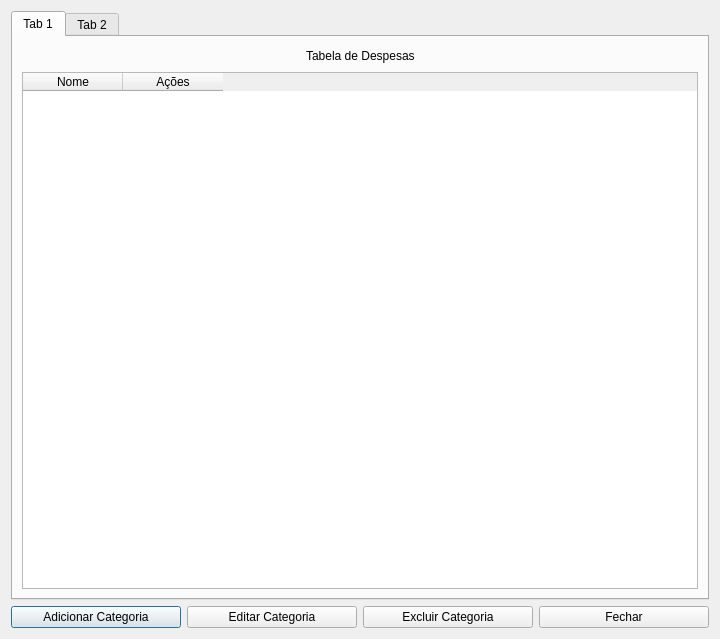
<?xml version="1.0" encoding="UTF-8"?>
<ui version="4.0">
 <class>formGerenciarCategorias</class>
 <widget class="QDialog" name="formGerenciarCategorias">
  <property name="geometry">
   <rect>
    <x>0</x>
    <y>0</y>
    <width>720</width>
    <height>639</height>
   </rect>
  </property>
  <property name="windowTitle">
   <string>formGerenciarCategorias</string>
  </property>
  <layout class="QHBoxLayout" name="horizontalLayout_5">
   <item>
    <layout class="QVBoxLayout" name="verticalLayout">
     <item>
      <widget class="QTabWidget" name="tabWidget">
       <property name="currentIndex">
        <number>0</number>
       </property>
       <widget class="QWidget" name="tab">
        <attribute name="title">
         <string>Tab 1</string>
        </attribute>
        <layout class="QVBoxLayout" name="verticalLayout_2">
         <item>
          <layout class="QHBoxLayout" name="horizontalLayout_2">
           <item>
            <spacer name="horizontalSpacer">
             <property name="orientation">
              <enum>Qt::Orientation::Horizontal</enum>
             </property>
             <property name="sizeHint" stdset="0">
              <size>
               <width>40</width>
               <height>20</height>
              </size>
             </property>
            </spacer>
           </item>
           <item>
            <widget class="QLabel" name="label">
             <property name="text">
              <string>Tabela de Despesas</string>
             </property>
            </widget>
           </item>
           <item>
            <spacer name="horizontalSpacer_2">
             <property name="orientation">
              <enum>Qt::Orientation::Horizontal</enum>
             </property>
             <property name="sizeHint" stdset="0">
              <size>
               <width>40</width>
               <height>20</height>
              </size>
             </property>
            </spacer>
           </item>
          </layout>
         </item>
         <item>
          <widget class="QTableWidget" name="tableWidget">
           <column>
            <property name="text">
             <string>Nome</string>
            </property>
           </column>
           <column>
            <property name="text">
             <string>Ações</string>
            </property>
           </column>
          </widget>
         </item>
        </layout>
       </widget>
       <widget class="QWidget" name="tab_2">
        <attribute name="title">
         <string>Tab 2</string>
        </attribute>
        <layout class="QVBoxLayout" name="verticalLayout_3">
         <item>
          <layout class="QHBoxLayout" name="horizontalLayout_3">
           <item>
            <spacer name="horizontalSpacer_3">
             <property name="orientation">
              <enum>Qt::Orientation::Horizontal</enum>
             </property>
             <property name="sizeHint" stdset="0">
              <size>
               <width>40</width>
               <height>20</height>
              </size>
             </property>
            </spacer>
           </item>
           <item>
            <widget class="QLabel" name="label_2">
             <property name="text">
              <string>Tabela de Receitas</string>
             </property>
            </widget>
           </item>
           <item>
            <spacer name="horizontalSpacer_4">
             <property name="orientation">
              <enum>Qt::Orientation::Horizontal</enum>
             </property>
             <property name="sizeHint" stdset="0">
              <size>
               <width>40</width>
               <height>20</height>
              </size>
             </property>
            </spacer>
           </item>
          </layout>
         </item>
         <item>
          <widget class="QTableWidget" name="tableWidget_2">
           <column>
            <property name="text">
             <string>Nome</string>
            </property>
           </column>
           <column>
            <property name="text">
             <string>Ações</string>
            </property>
           </column>
          </widget>
         </item>
        </layout>
       </widget>
      </widget>
     </item>
     <item>
      <layout class="QHBoxLayout" name="horizontalLayout_4">
       <item>
        <widget class="QPushButton" name="buttonAddCategoria">
         <property name="text">
          <string>Adicionar Categoria</string>
         </property>
        </widget>
       </item>
       <item>
        <widget class="QPushButton" name="buttonEditCategoria">
         <property name="text">
          <string>Editar Categoria</string>
         </property>
        </widget>
       </item>
       <item>
        <widget class="QPushButton" name="buttonExcluirCategoria">
         <property name="text">
          <string>Excluir Categoria</string>
         </property>
        </widget>
       </item>
       <item>
        <widget class="QPushButton" name="buttonFechar">
         <property name="text">
          <string>Fechar</string>
         </property>
        </widget>
       </item>
      </layout>
     </item>
    </layout>
   </item>
  </layout>
 </widget>
 <resources/>
 <connections/>
</ui>
